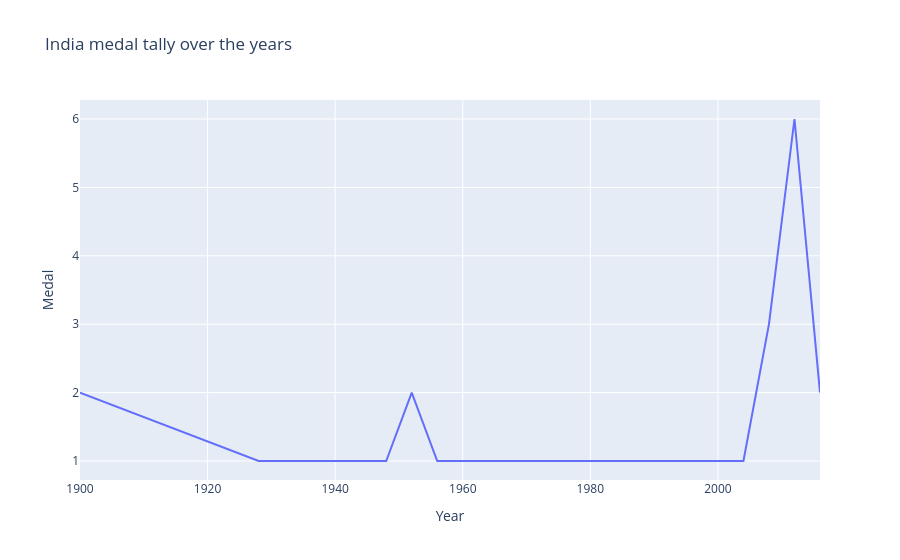

This figure's notebook cell:
### Markdown cell above
### Country wise performance analysis (India)

### Code cell
selected_country = 'India'
country_df = helper.yearwise_medal_tally(df, selected_country)
px.line(country_df,
        x="Year",
        y="Medal",
        title="India medal tally over the years")

### Figure 1 — Plotly figure (JSON) as saved in the notebook; plotly's stock layout.template omitted (floating-point values rounded to 4 significant figures)
{"data": [{"hovertemplate": "Year=%{x}<br>Medal=%{y}<extra></extra>", "legendgroup": "", "line": {"color": "#636efa", "dash": "solid"}, "marker": {"symbol": "circle"}, "mode": "lines", "name": "", "orientation": "v", "showlegend": false, "type": "scatter", "x": [1900, 1928, 1932, 1936, 1948, 1952, 1956, 1960, 1964, 1968, 1972, 1980, 1996, 2000, 2004, 2008, 2012, 2016], "xaxis": "x", "y": [2, 1, 1, 1, 1, 2, 1, 1, 1, 1, 1, 1, 1, 1, 1, 3, 6, 2], "yaxis": "y"}], "layout": {"legend": {"tracegroupgap": 0}, "title": {"text": "India medal tally over the years"}, "xaxis": {"anchor": "y", "domain": [0, 1], "title": {"text": "Year"}}, "yaxis": {"anchor": "x", "domain": [0, 1], "title": {"text": "Medal"}}}}
